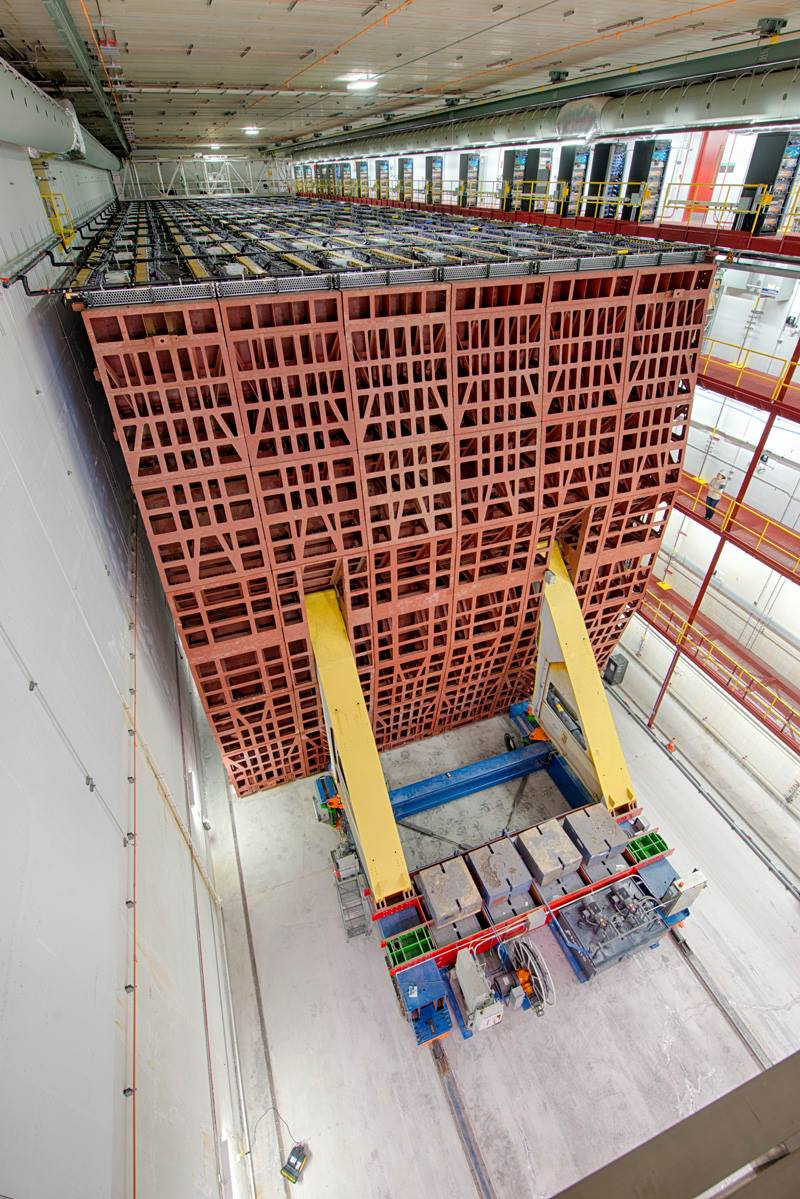
#> input picture OpenCV/EdgeDetection/11731931_807558992685584_4664935311061701518_o.jpg, 800 x 1199 px
$ python edge_detection.py   (older library calls are emulated)
#> lines starting #> are read from the running program, lines starting #| are printed output that depends on the picture
import cv2
import numpy as np
from matplotlib import pyplot as plt

img = cv2.imread('11731931_807558992685584_4664935311061701518_o.jpg', 0)
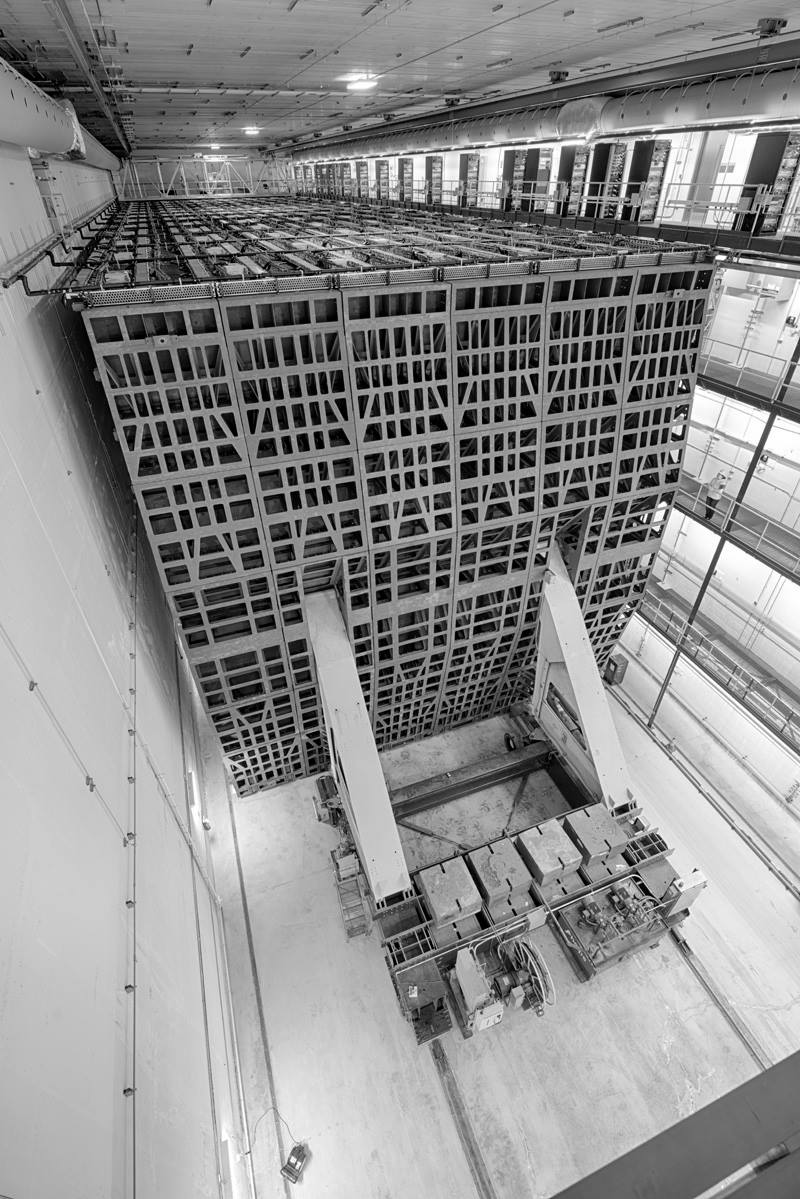
#> img: shape (1199, 800); min 0, max 255, mean 140.9

laplacian = cv2.Laplacian(img,cv2.CV_64F)
sobelx = cv2.Sobel(img,cv2.CV_64F,1,0,ksize=5)
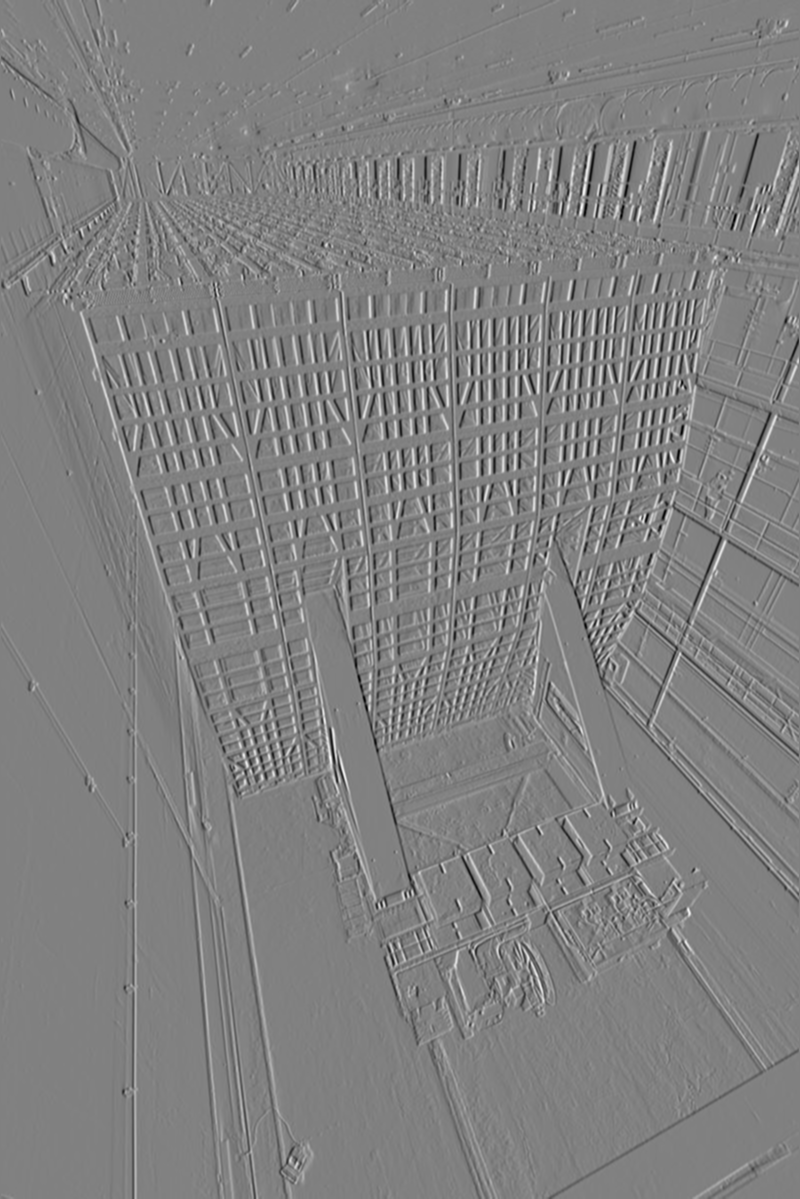
#> sobelx: shape (1199, 800) float64; min -10048, max 9843, mean -1.2; drawn with min black and max white
sobely = cv2.Sobel(img,cv2.CV_64F,0,1,ksize=5)
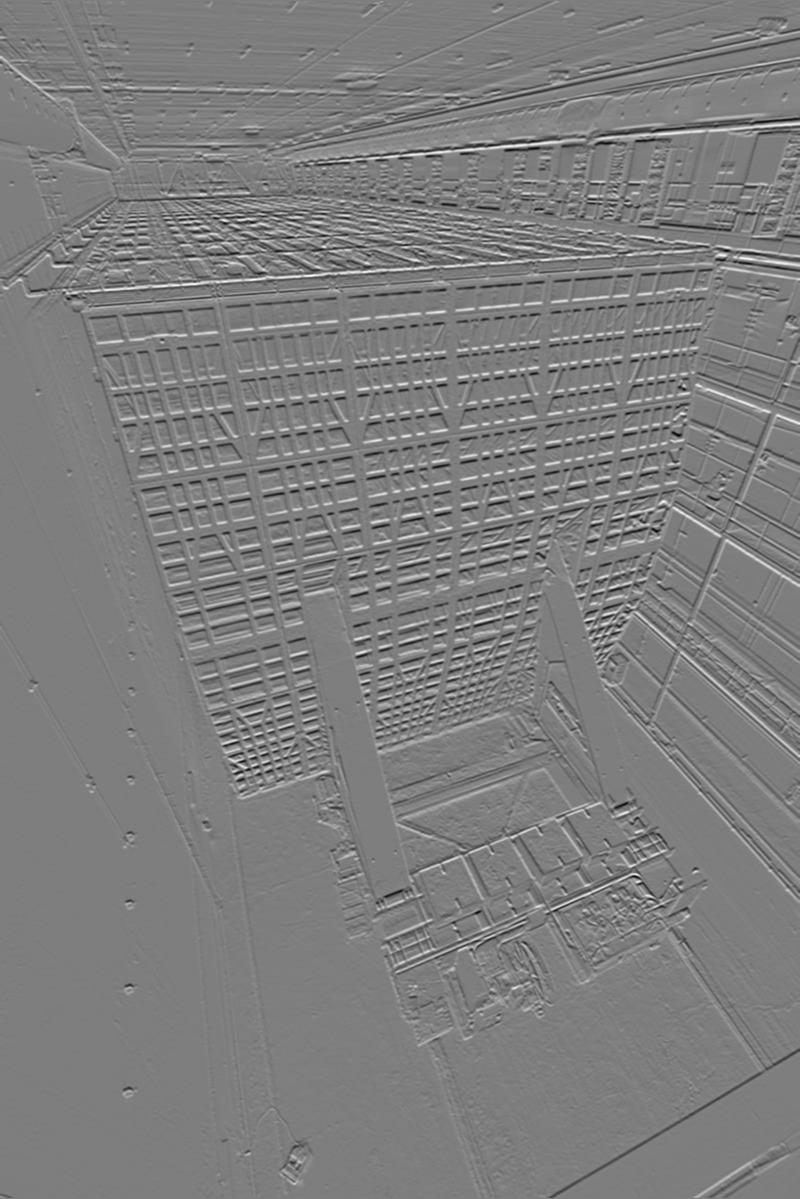
#> sobely: shape (1199, 800) float64; min -9365, max 9528, mean 1.7; drawn with min black and max white

# another laplacian kernel
laplacian2_ker = [[-1,-1,-1],[-1,8,-1],[-1,-1,-1]]
laplacian2_ker = np.asanyarray(laplacian2_ker, np.float32)
laplacian2 = cv2.filter2D(img, -1, laplacian2_ker)
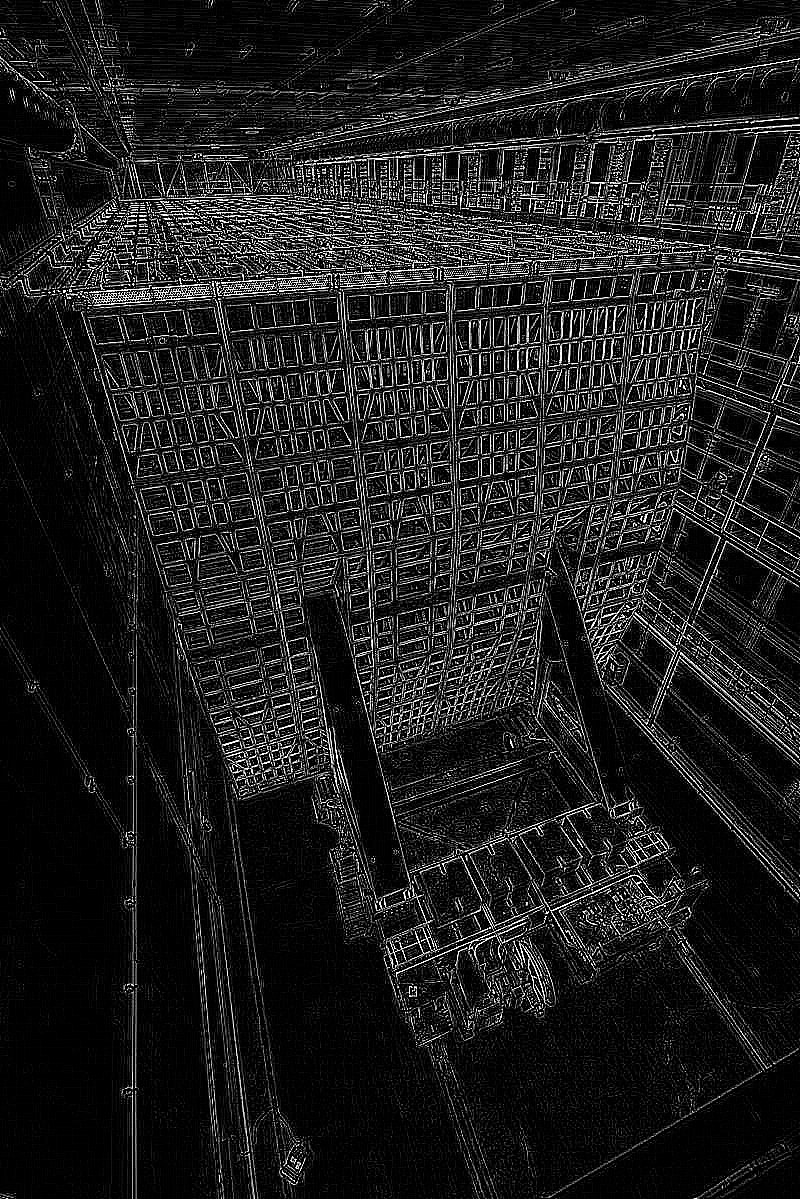
#> laplacian2: shape (1199, 800); min 0, max 255, mean 30.9

plt.subplot(2,3,1),plt.imshow(img,cmap = 'gray')
plt.title('Original'), plt.xticks([]), plt.yticks([])
plt.subplot(2,3,2),plt.imshow(laplacian,cmap = 'gray')
plt.title('default laplacian'), plt.xticks([]), plt.yticks([])
plt.subplot(2,3,3),plt.imshow(sobelx,cmap = 'gray')
plt.title('Sobel X'), plt.xticks([]), plt.yticks([])
plt.subplot(2,3,4),plt.imshow(sobely,cmap = 'gray')
plt.title('Sobel Y'), plt.xticks([]), plt.yticks([])
plt.subplot(2,3,5),plt.imshow(laplacian2,cmap = 'gray')
plt.title('another laplacian'), plt.xticks([]), plt.yticks([])

plt.show()
